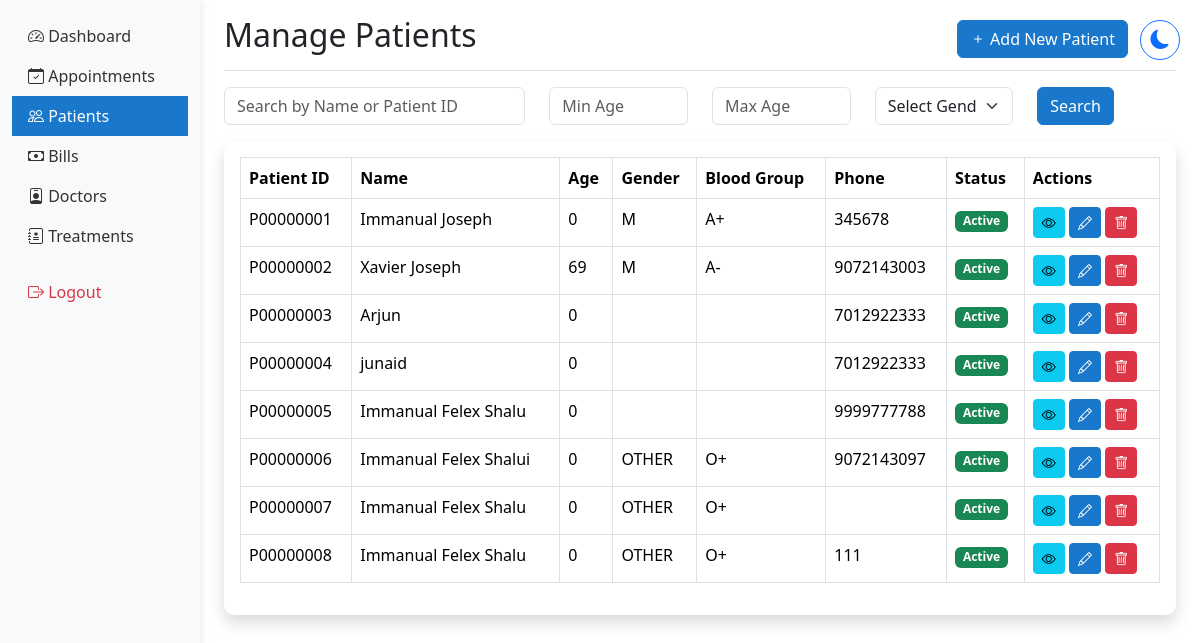
The page /patients/ (signed in) on the database as committed earlier.
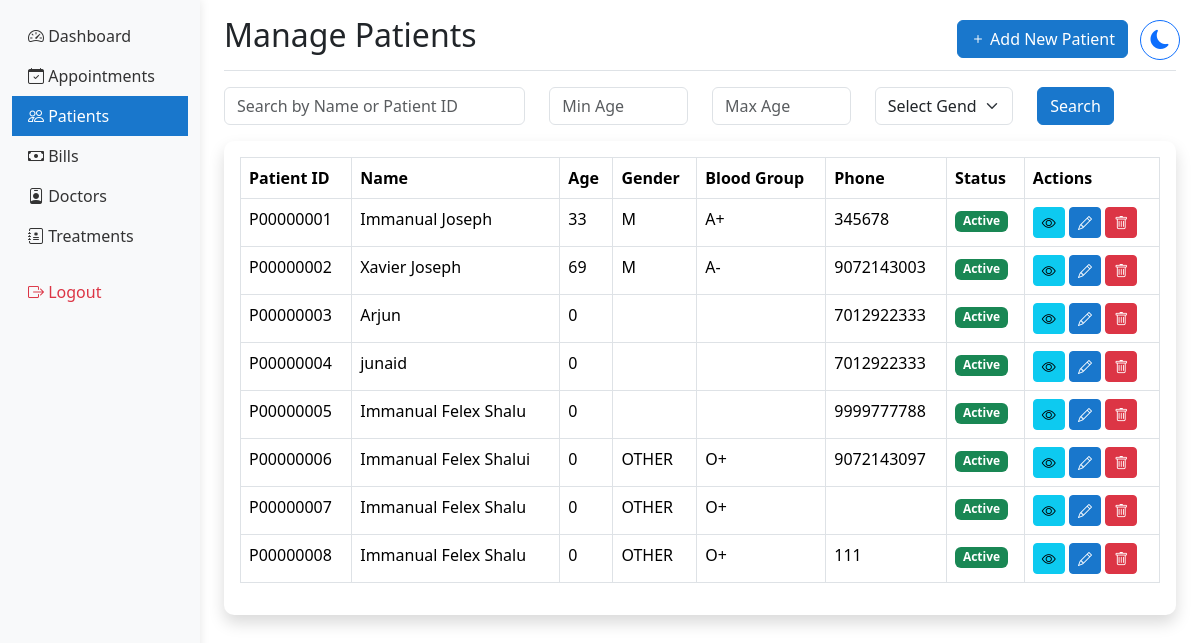
The same page on the database as committed later.
### hmsapp/models.py (models this page shows, shortened)
class Patient(models.Model):
    BLOOD_GROUPS = [
        ('A+', 'A+'), ('A-', 'A-'),
        ('B+', 'B+'), ('B-', 'B-'),
        ('O+', 'O+'), ('O-', 'O-'),
        ('AB+', 'AB+'), ('AB-', 'AB-'),
    ]
    GENDER_CHOICES = [
        ('MALE', 'Male'),
        ('FEMALE', 'Female'),
        ('OTHER', 'Other'),
    ]
    user = models.OneToOneField(User, on_delete=models.CASCADE)  # Changed to OneToOneField
    patient_name = models.CharField(max_length=100)  # Removed blank=True
    date_of_birth = models.DateField()
    blood_group = models.CharField(max_length=5, choices=BLOOD_GROUPS)  # Added choices
    gender = models.CharField(max_length=10, choices=GENDER_CHOICES)  # Added choices
    nationality = models.CharField(max_length=50)
    referred_by = models.CharField(max_length=100, blank=True)
    phone_number = models.CharField(max_length=15, validators=[phone_regex])
    address = models.TextField(blank=True)
    emergency_contact_name = models.CharField(max_length=100)
    emergency_contact_phone = models.CharField(max_length=15, validators=[phone_regex])
    medical_history = models.TextField(blank=True)
    drug_allergies = models.TextField(blank=True)
    food_allergies = models.TextField(blank=True)
    created_at = models.DateTimeField(auto_now_add=True)
    updated_at = models.DateTimeField(auto_now=True)
    patient_id = models.CharField(max_length=9, unique=True, blank=True)
    profile_picture = models.ImageField(
        upload_to='patients/profile_pics/',
        null=True,
        blank=True,
        validators=[FileExtensionValidator(['jpg', 'jpeg', 'png'])]
    )
    age = models.IntegerField(null=True, blank=True)
    @property
    def calculated_age(self):
        if self.date_of_birth:
            today = date.today()
            return relativedelta(today, self.date_of_birth).years
        return 0
    def save(self, *args, **kwargs):
        self.age = self.calculated_age
        super().save(*args, **kwargs)

### hmsapp/views.py (the view)
# urls.py: path('patients/', views.manage_patients, name='manage_patients'),
@login_required
@user_passes_test(lambda u: u.groups.filter(name__in=['Staff', 'Administrators', 'Doctors']).exists())
def manage_patients(request):
    patients = Patient.objects.all()
    for patient in patients:
        if patient.age != patient.calculated_age:
            patient.save()  # This will trigger the age recalculation
    search_query = request.GET.get('search', '')
    min_age = request.GET.get('min_age')
    max_age = request.GET.get('max_age')
    gender = request.GET.get('gender')
    if search_query:
        patients = patients.filter(
            Q(patient_name__icontains=search_query) |
            Q(patient_id__icontains=search_query)
        )
    if gender:
        patients = patients.filter(gender=gender)
    if min_age:
        patients = patients.filter(age__gte=min_age)
    if max_age:
        patients = patients.filter(age__lte=max_age)
    context = {
        'patients': patients,
        'request': request
    }
    return render(request, 'shared/manage_patients.html', context)

### hmsapp/context_processors.py (called while the page is built)
def base_template(request):
    if request.user.is_authenticated:
        if request.user.groups.filter(name='Doctors').exists():
            base_template = 'doctor/base_doctor.html'
        elif request.user.groups.filter(name='Administrators').exists():
            base_template = 'hosp_admin/base_admin.html'
        else:
            base_template = 'staff/base_staff.html'
    else:
        base_template = 'staff/base_staff.html'
    return {'base_template': base_template}

### hmsapp/templates/shared/manage_patients.html (shortened to what this page needs)
{% extends base_template %}
{% load static %}
{% block content %}
<div class="d-flex justify-content-between flex-wrap flex-md-nowrap align-items-center pt-3 pb-2 mb-3 border-bottom">
    <h1 class="h2">Manage Patients</h1>
    <div class="btn-toolbar mb-2 mb-md-0 me-5">
        <button type="button" class="btn btn-primary" data-bs-toggle="modal" data-bs-target="#addPatientModal">
            <i class="bi bi-plus"></i> Add New Patient
        </button>
    </div>
</div>
<div class="mb-3">
    <form id="searchForm" method="GET" action="{% url 'manage_patients' %}">
        <div class="row">
            <div class="col-md-4">
                <input type="text" class="form-control" name="search" placeholder="Search by Name or Patient ID" value="{{ request.GET.search }}">
            </div>
            <div class="col-md-2">
                <input type="number" class="form-control" name="min_age" placeholder="Min Age" value="{{ request.GET.min_age }}">
            </div>
            <div class="col-md-2">
                <input type="number" class="form-control" name="max_age" placeholder="Max Age" value="{{ request.GET.max_age }}">
            </div>
            <div class="col-md-2">
                <select class="form-select" name="gender">
                    <option value="">Select Gender</option>
                </select>
            </div>
            <div class="col-md-2">
                <button type="submit" class="btn btn-primary">Search</button>
            </div>
        </div>
    </form>
</div>
<div class="card shadow mb-4">
    <div class="card-body">
        <div class="table-responsive">
            <table class="table table-bordered" id="patientsTable" width="100%" cellspacing="0">
                <thead>
                    <tr>
                        <th>Patient ID</th>
                        <th>Name</th>
                        <th>Age</th>
                        <th>Gender</th>
                        <th>Blood Group</th>
                        <th>Phone</th>
                        <th>Status</th>
                        <th>Actions</th>
                    </tr>
                </thead>
                <tbody>
                    {% for patient in patients %}
                    <tr>
                        <td>{{ patient.patient_id }}</td>
                        <td>{{ patient.user.get_full_name }}</td>
                        <td>{{ patient.calculated_age }}</td>
                        <td>{{ patient.gender }}</td>
                        <td>{{ patient.blood_group }}</td>
                        <td>{{ patient.phone_number }}</td>
                        <td>
                            <span class="badge {% if patient.user.is_active %}bg-success{% else %}bg-danger{% endif %}">
                                {{ patient.user.is_active|yesno:"Active,Inactive" }}
                            </span>
                        </td>
                        <td>
                            <button class="btn btn-sm btn-info" onclick="viewPatient('{{ patient.id }}')">
                                <i class="bi bi-eye"></i>
                            </button>
                            <button class="btn btn-sm btn-primary" onclick="editPatient('{{ patient.id }}')">
                                <i class="bi bi-pencil"></i>
                            </button>
                            <button type="button" class="btn btn-sm btn-danger" data-bs-toggle="modal" data-bs-target="#deletePatient{{ patient.id }}">
                                <i class="bi bi-trash"></i>
                            </button>
                        </td>
                    </tr>
                    {% endfor %}
                </tbody>
            </table>
        </div>
    </div>
</div>
{% endblock %}

Rows that differ between the two databases and show on the page:
changed Patient "Immanual Joseph": calculated_age "0" → "33"
